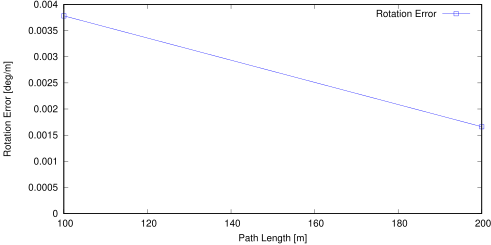

Here is the gnuplot script that generated this plot:
set term postscript eps enhanced color
set output "subavg_rl.eps"
set size ratio 0.5
set yrange [0:*]
set xlabel "Path Length [m]"
set ylabel "Rotation Error [deg/m]"
plot "subavg_rl.txt" using 1:($2*57.3) title 'Rotation Error' lc rgb "#0000FF" pt 4 w linespoints
